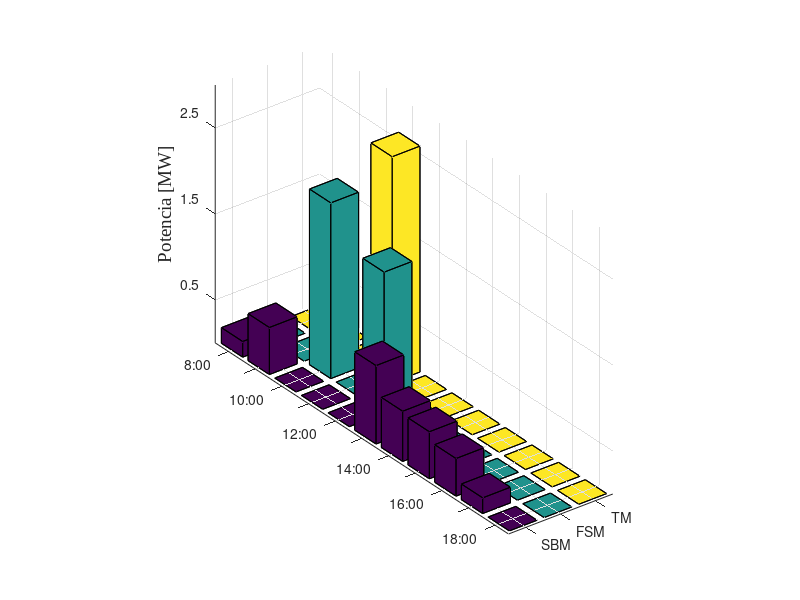

The MATLAB source for this figure: (Note: this script raises an error after producing the figure.)
%Perfil Operacional TUG
%Perfil operacional del TUG para un día con una maniobra
clc
clear

%Perfil actual TUG
P_engine_prime=1825;

% BAR GRAPHIC


P_MainDiesel_bar3    = (2e-3)*P_engine_prime*[       0,      0,       0,     0.72,      0,        0,       0,       0,      0,      0,    0]';
P_Diesel_bar3        = (2e-3)*P_engine_prime*[       0,      0,    0.56,        0,   0.45,        0,       0,       0,      0,      0,    0]';
P_batt_bar3          = (2e-3)*P_engine_prime*[    0.05,   0.15,       0,        0,      0,     0.25,    0.16,    0.15,   0.12,   0.05,    0]';
Time_bar3            =                  [ 8,     9,     10,     11,   12,   13,    14,    15,    16,    17,   18]';
label_y = {'8:00',' ','10:00',' ','12:00',' ','14:00',' ','16:00',' ','18:00'};

y=Time_bar3;
z=[P_batt_bar3 P_Diesel_bar3 P_MainDiesel_bar3];
b=bar3(y,z);
zlim([0 3])
zticks(0.5:1:3.5)
m={'SBM','FSM','TM'};    % systems
xticklabels(m)
xtickangle(-45)
yticklabels(label_y)
ytickangle(30)
zlabel('Potencia [MW]','FontSize',14,'FontName','Times New Roman')
b(1).FaceColor=[0.49,0.87,0.49];
b(2).FaceColor=[0.42,0.68,0.87];
b(3).FaceColor=[0.40,0.43,0.39];
ax = gca;
ax.XAxis.FontSize = 12; % or whatever
ax.XAxis.FontName = 'Times New Roman';
ax.YAxis.FontSize = 12; % or whatever
ax.YAxis.FontName = 'Times New Roman';
ax.ZAxis.FontSize = 12; % or whatever
ax.ZAxis.FontName = 'Times New Roman';
